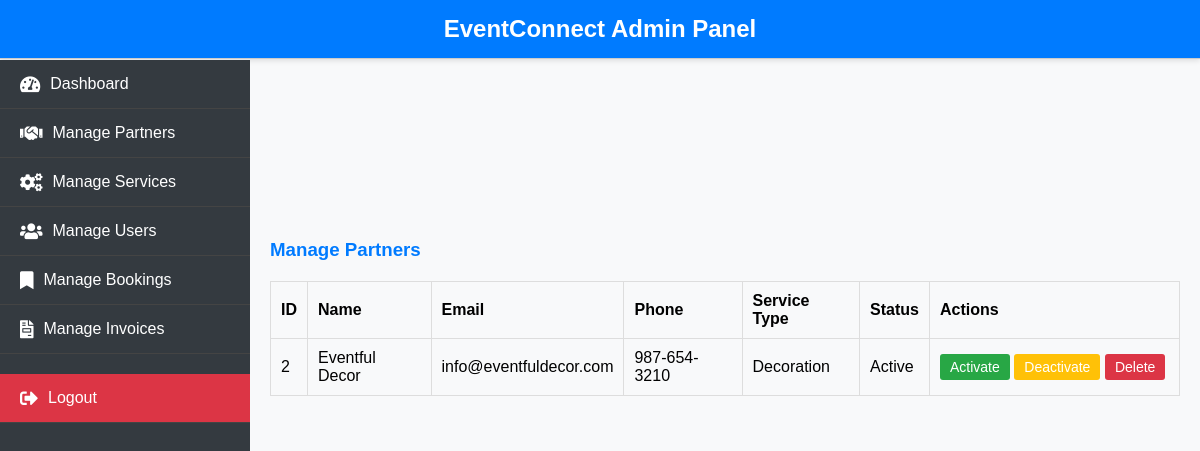
Screenshot of /manage_partners.php (signed in) with the database file from the repository.
### tables this page shows
CREATE TABLE `partners` (
  `partner_id` int(11) NOT NULL,
  `partner_name` varchar(255) DEFAULT NULL,
  `email` varchar(255) DEFAULT NULL,
  `contact_phone` varchar(15) NOT NULL,
  `service_type` varchar(255) NOT NULL,
  `description` text DEFAULT NULL,
  `status` enum('active','inactive') DEFAULT 'active',
  `created_at` timestamp NOT NULL DEFAULT current_timestamp(),
  `updated_at` timestamp NOT NULL DEFAULT current_timestamp() ON UPDATE current_timestamp(),
  `partner_pass` varchar(255) DEFAULT NULL
);

### manage_partners.php (the view, shortened to what this page needs)
<?php
require('db_config.php');
?>
<!DOCTYPE html>
<html lang="en">
<head>
</head>
<body>
    <?php include('sidebar.php'); ?>
    <div class="content">
        <h3>Manage Partners</h3>
        <table>
            <thead>
                <tr>
                    <th>ID</th>
                    <th>Name</th>
                    <th>Email</th>
                    <th>Phone</th>
                    <th>Service Type</th>
                    <th>Status</th>
                    <th class="actions">Actions</th>
                </tr>
            </thead>
            <tbody>
                <?php
                $query = "SELECT * FROM partners";
                $result = $con->query($query);
                while ($row = $result->fetch_assoc()) {
                    $status_display = ucfirst($row['status']);
                    echo "<tr>
                        <td>" . htmlspecialchars($row['partner_id']) . "</td>
                        <td>" . htmlspecialchars($row['partner_name']) . "</td>
                        <td>" . htmlspecialchars($row['email']) . "</td>
                        <td>" . htmlspecialchars($row['contact_phone']) . "</td>
                        <td>" . htmlspecialchars($row['service_type']) . "</td>
                        <td>" . $status_display . "</td>
                        <td class='actions'>
                            <a href='?update_status=active&id=" . $row['partner_id'] . "' class='action-btn approve-btn'>Activate</a>
                            <a href='?update_status=inactive&id=" . $row['partner_id'] . "' class='action-btn reject-btn'>Deactivate</a>
                            <a href='?delete_id=" . $row['partner_id'] . "' class='action-btn delete-btn' onclick='return confirm(\"Are you sure?\");'>Delete</a>
                        </td>
                    </tr>";
                }
                ?>
            </tbody>
        </table>
    </div>
</body>
</html>

### manage_partners.php (style rules this page uses)
body { margin: 0; font-family: Arial, sans-serif; }
.content { margin-left: 250px; padding: 20px; }
table { width: 100%; border-collapse: collapse; margin: 20px 0; }
table th, table td { border: 1px solid #ddd; padding: 10px; text-align: left; }
table th { background-color: #f8f9fa; }
td.actions, th.actions { width: 250px; }
.action-btn { padding: 5px 10px; text-decoration: none; color: white; border-radius: 3px; font-size: 14px; }
.delete-btn { background-color: #dc3545; }
.approve-btn { background-color: #28a745; }
.reject-btn { background-color: #ffc107; }

### sidebar.php (style rules this page uses)
* { margin: 0; padding: 0; box-sizing: border-box; }
body { font-family: Arial, sans-serif; background-color: #f8f9fa; }
.content { margin-left: 250px; padding: 20px; margin-top: 60px; }
.content h3 { color: #007bff; margin-bottom: 10px; }

### rows the page displays
partners: partner_id "2", partner_name "Eventful Decor", email "info@eventfuldecor.com", contact_phone "987-654-3210", service_type "Decoration", status "Active"
